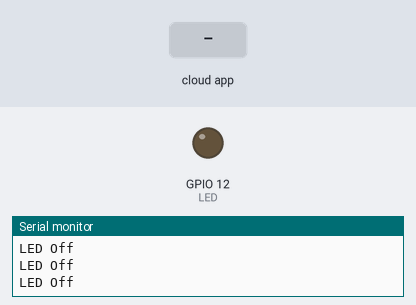
A sketch run on a simulated ESP8266 (NodeMCU). On the bench: output pins drawn as LEDs (lit = HIGH), the last lines printed to the serial monitor. Inputs (shaded band) come from the test bench. WiFi joins after 1.5 s; servers stay silent unless stated; the Firebase database answers and starts empty.

Above: at 2.7 s.
2.8 s: the phone or cloud app sets LED1 to 1
At 3.9 s:
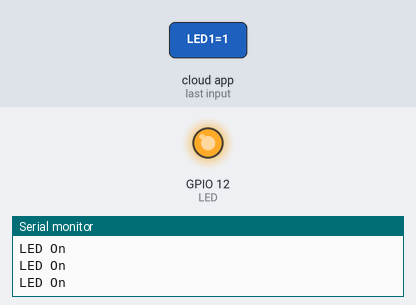
4.3 s: the phone or cloud app sets LED1 to 0
At 5.1 s:
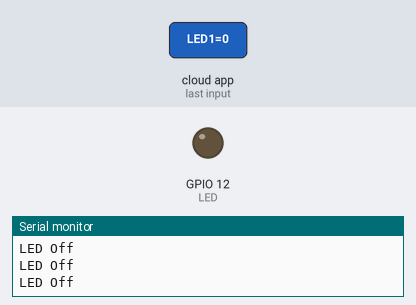
Timing chart, 0 to 7.3 s (numbered marks = the images above; inputs shaded):
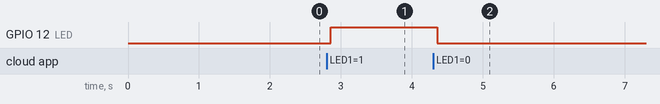

The sketch:

Firebase_ECG.ino
```cpp
#include <ESP8266WiFi.h>
#include <FirebaseArduino.h>

#define FIREBASE_HOST "HOSTNAME"
#define FIREBASE_AUTH "SECRET KEY"
#define WIFI_SSID "SSID"
#define WIFI_PASSWORD "PASSWORD"

#define path "/devices/LED1"

const int LED = 12; // Pin D6

void setup() {
  Serial.begin(9600);
  pinMode(LED, OUTPUT);

  // connect to wifi.
  WiFi.begin(WIFI_SSID, WIFI_PASSWORD);
  Serial.print("connecting");
  while (WiFi.status() != WL_CONNECTED) {
    Serial.print(".");
    delay(500);
  }
  Serial.println();
  Serial.print("connected: ");
  Serial.println(WiFi.localIP());

  Firebase.begin(FIREBASE_HOST, FIREBASE_AUTH);
}

void loop() {
  bool lightStatus = Firebase.getBool(path);
  if (lightStatus)
  {
    digitalWrite(LED, HIGH);
    Serial.println("LED On");
  }
  else
  {
    digitalWrite(LED, LOW);
    Serial.println("LED Off");
  }
}
```

Measured:
- after the input at 2.8 s, GPIO 12 (LED): LOW → HIGH after 0.05 s
- after the input at 4.3 s, GPIO 12 (LED): HIGH → LOW after 0.06 s
